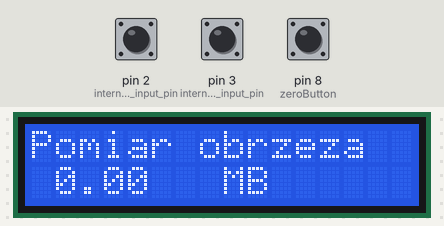
Bench run of a sketch on a simulated Arduino Uno, built with avr-gcc and run on an emulated ATmega328P. On the bench: 16×2 character LCD. The test bench sets the inputs (shaded band); at power-on: pin 8 (zeroButton) LOW, pin 2 (internal_pullup_input_pin) HIGH, pin 3 (internal_pullup_input_pin) HIGH.

Above: at 1.2 s.
1.3 s: pin 8 (zeroButton) pulled HIGH for 0.15 s
2.9 s: pin 2 (internal_pullup_input_pin) pulled LOW for 0.15 s
At 4.0 s:
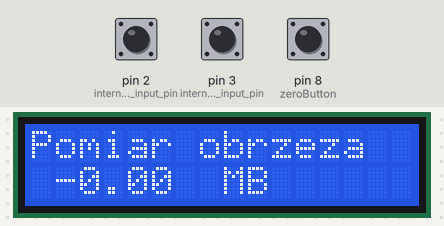
4.5 s: pin 3 (internal_pullup_input_pin) pulled LOW for 0.15 s
At 5.2 s:
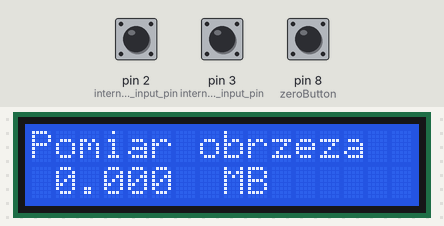
6.1 s: pin 8 (zeroButton) pulled HIGH for 3.2 s
At 7.0 s:
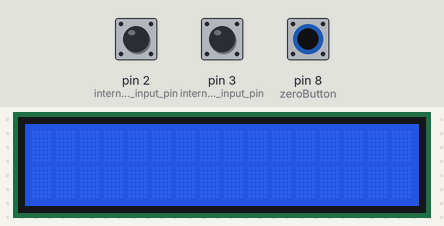
10.8 s: pin 2 (internal_pullup_input_pin) driven LOW and pin 8 (zeroButton) driven HIGH
13.8 s: pin 3 (internal_pullup_input_pin) pulled LOW for 1 s
Timing chart, 0 to 16.8 s (numbered marks = the images above; inputs shaded):
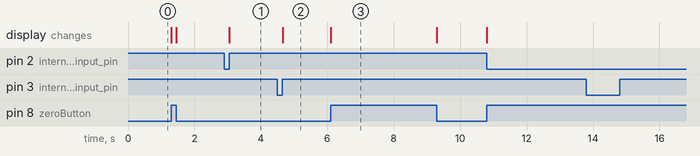

The sketch:

Przewijarka_vol4.ino
```cpp
#include <LiquidCrystal.h> //Dołączenie bilbioteki dla ekranu LCD

// Przypisanie DO/DI dla ekranu LCD
const int rs = 12, en = 11, d4 = 7, d5 = 6, d6 = 5, d7 = 4;
LiquidCrystal lcd(rs, en, d4, d5, d6, d7);

// Deklaracja zmiennych
long temp, counter = 0;
const int zeroButton = 8;
int buttonState = 0;
float pomiar = 0;

void setup() {

  pinMode(zeroButton, INPUT); // internal pullup input pin 8
  pinMode(2, INPUT_PULLUP); // internal pullup input pin 2
  pinMode(3, INPUT_PULLUP); // internal pullup input pin 3

  //Setting up interrupt
  //A rising pulse from encodenren activated ai0(). AttachInterrupt 0 is DigitalPin nr 2 on moust Arduino.
  attachInterrupt(0, ai0, RISING);

  //B rising pulse from encodenren activated ai1(). AttachInterrupt 1 is DigitalPin nr 3 on moust Arduino.
  attachInterrupt(1, ai1, RISING);

  lcd.begin(16, 2); //Deklaracja typu wyświetlacza LCD
  lcd.setCursor(0, 0); //Ustawienie kursora
  lcd.print("Pomiar obrzeza"); //Wyświetlenie tekstu

  }

  void loop() {

  pomiar = (float)((float)0.158 * (float)((float)counter/800));

  lcd.setCursor(0, 0); //Ustawienie kursora
  lcd.print("Pomiar obrzeza"); //Wyświetlenie tekstu
  lcd.setCursor(1,1);
  lcd.print(pomiar,2); //Wyświetlenie tekstu
  lcd.setCursor(8,1);
  lcd.print("MB");

  buttonState = digitalRead(zeroButton);
  if (buttonState == HIGH) {
    counter = 0;
    lcd.clear();
  }

  // Send the value of counter
  if( counter != temp ){ temp = counter; }

  }

  void ai0() {
  // ai0 is activated if DigitalPin nr 2 is going from LOW to HIGH
  // Check pin 3 to determine the direction
    if(digitalRead(3)==LOW) {
      counter++;
    }else{
      counter--;
    }
  }

  void ai1() {
  // ai0 is activated if DigitalPin nr 3 is going from LOW to HIGH
  // Check with pin 2 to determine the direction
    if(digitalRead(2)==LOW) {
      counter--;
    }else{
      counter++;
    }
  }
```

Measured:
- after the input at 2.9 s, the display: changes after 0.15 s (image 1)
- after the input at 4.5 s, the display: changes after 0.15 s (image 2)
- after the input at 6.1 s, the display: changes at once (image 3)
- after the input at 13.8 s, every drawn part: stays the same
